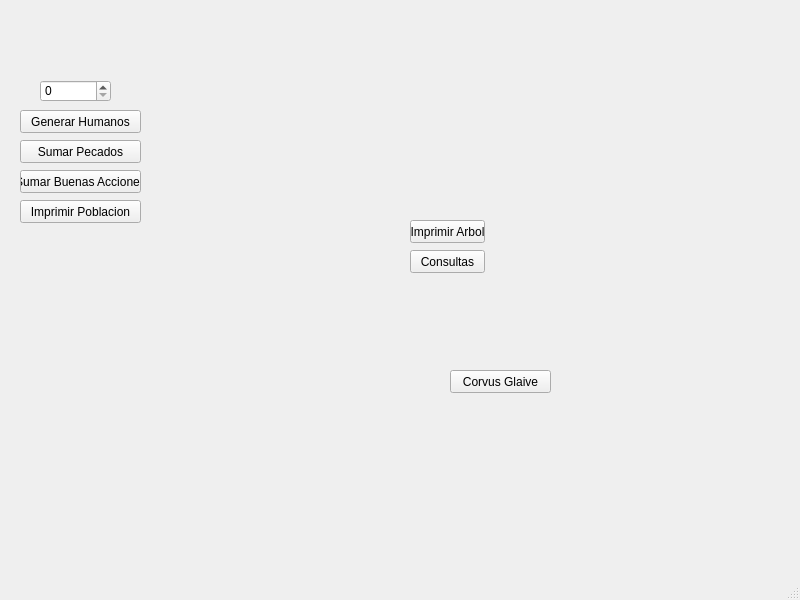
<?xml version="1.0" encoding="UTF-8"?>
<ui version="4.0">
 <class>MainWindow</class>
 <widget class="QMainWindow" name="MainWindow">
  <property name="geometry">
   <rect>
    <x>0</x>
    <y>0</y>
    <width>800</width>
    <height>600</height>
   </rect>
  </property>
  <property name="windowTitle">
   <string>MainWindow</string>
  </property>
  <widget class="QWidget" name="centralwidget">
   <widget class="QPushButton" name="generarHumanos">
    <property name="geometry">
     <rect>
      <x>20</x>
      <y>110</y>
      <width>121</width>
      <height>23</height>
     </rect>
    </property>
    <property name="text">
     <string>Generar Humanos</string>
    </property>
   </widget>
   <widget class="QSpinBox" name="numeroHumanos">
    <property name="geometry">
     <rect>
      <x>40</x>
      <y>80</y>
      <width>71</width>
      <height>22</height>
     </rect>
    </property>
    <property name="maximum">
     <number>9999999</number>
    </property>
   </widget>
   <widget class="QPushButton" name="sumarPecados">
    <property name="geometry">
     <rect>
      <x>20</x>
      <y>140</y>
      <width>121</width>
      <height>23</height>
     </rect>
    </property>
    <property name="text">
     <string>Sumar Pecados</string>
    </property>
   </widget>
   <widget class="QPushButton" name="sumarBuenasAcciones">
    <property name="geometry">
     <rect>
      <x>20</x>
      <y>170</y>
      <width>121</width>
      <height>23</height>
     </rect>
    </property>
    <property name="text">
     <string>Sumar Buenas Acciones</string>
    </property>
   </widget>
   <widget class="QPushButton" name="pushButton">
    <property name="geometry">
     <rect>
      <x>20</x>
      <y>200</y>
      <width>121</width>
      <height>23</height>
     </rect>
    </property>
    <property name="text">
     <string>Imprimir Poblacion</string>
    </property>
   </widget>
   <widget class="QPushButton" name="btn_consultas">
    <property name="geometry">
     <rect>
      <x>410</x>
      <y>250</y>
      <width>75</width>
      <height>23</height>
     </rect>
    </property>
    <property name="text">
     <string>Consultas</string>
    </property>
   </widget>
   <widget class="QPushButton" name="imprimirArbol">
    <property name="geometry">
     <rect>
      <x>410</x>
      <y>220</y>
      <width>75</width>
      <height>23</height>
     </rect>
    </property>
    <property name="text">
     <string>Imprimir Arbol</string>
    </property>
   </widget>
   <widget class="QPushButton" name="corvusGlaive">
    <property name="geometry">
     <rect>
      <x>450</x>
      <y>370</y>
      <width>101</width>
      <height>23</height>
     </rect>
    </property>
    <property name="text">
     <string>Corvus Glaive</string>
    </property>
   </widget>
  </widget>
  <widget class="QMenuBar" name="menubar">
   <property name="geometry">
    <rect>
     <x>0</x>
     <y>0</y>
     <width>800</width>
     <height>21</height>
    </rect>
   </property>
  </widget>
  <widget class="QStatusBar" name="statusbar"/>
 </widget>
 <resources/>
 <connections/>
</ui>
